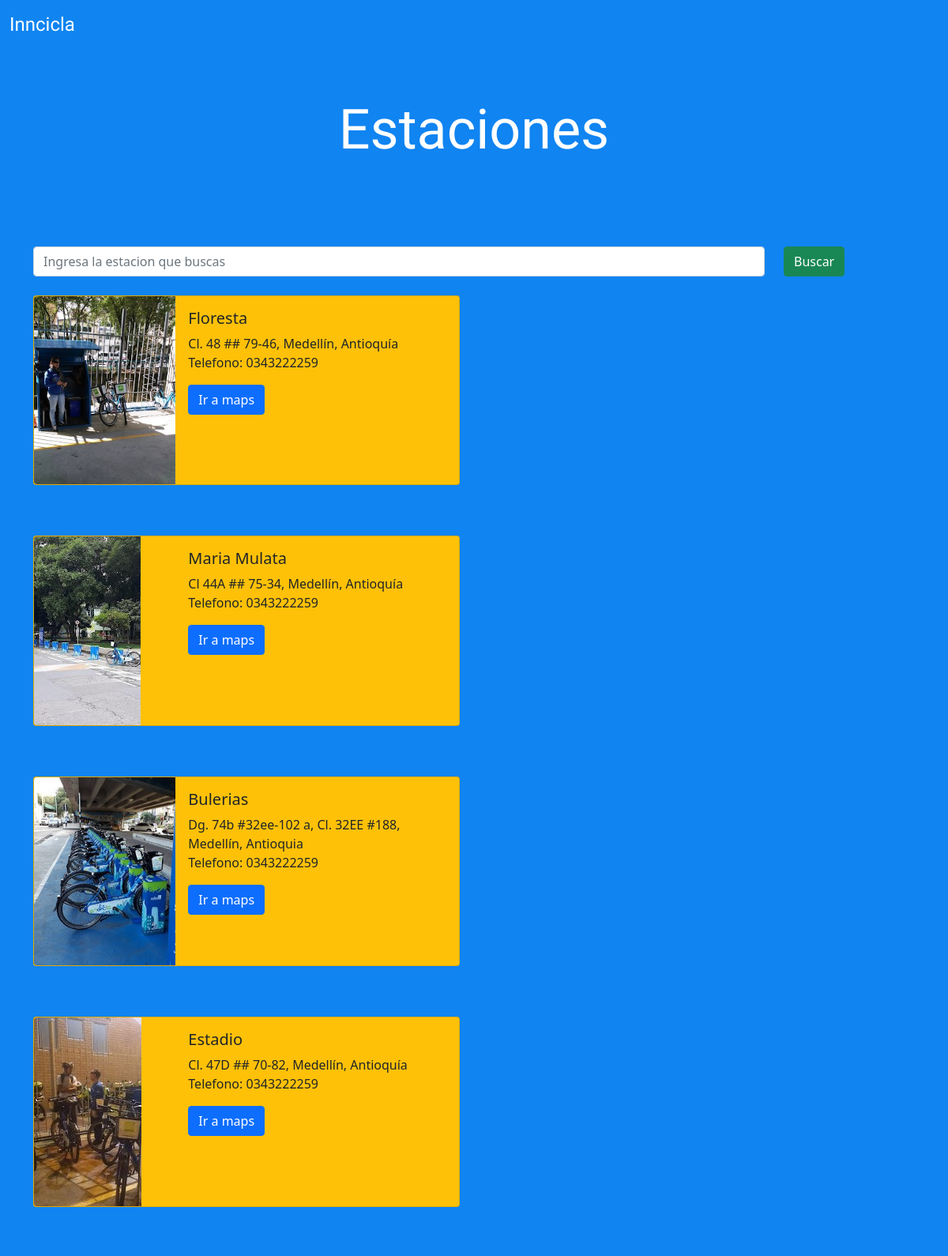
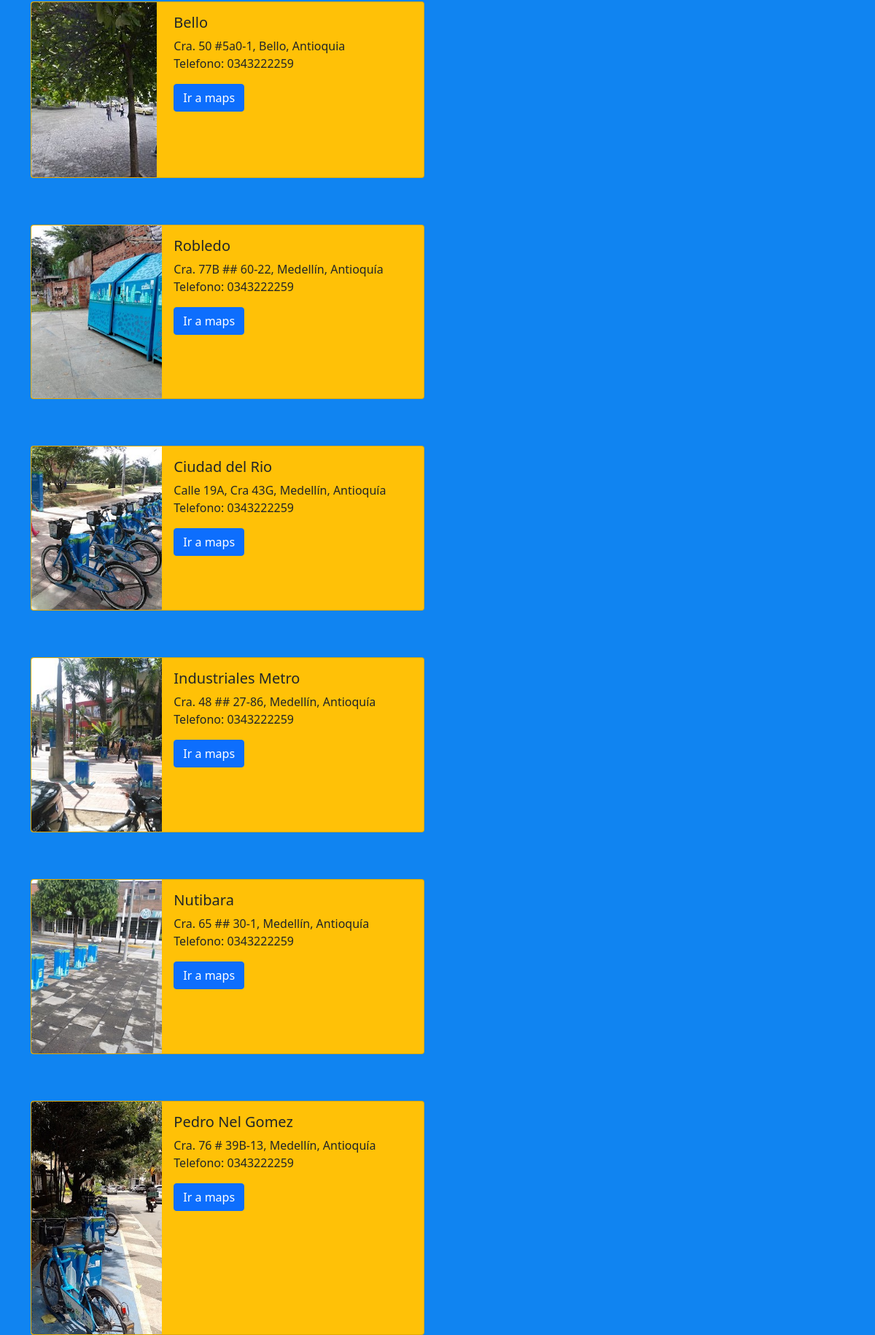
The page /estaciones/ (upper part) on the database its author committed (2 pictures, top to bottom).
### InnciclaApp/models.py (models this page shows)
class Estacion(models.Model):
    nombre = models.CharField(max_length=30)
    direccion = models.CharField(max_length=200)
    telefono = models.CharField(max_length=30)
    maps = models.URLField(max_length = 200)
    image = models.CharField(max_length = 200, default = "css/images/floresta.jpg")

### InnciclaApp/views.py (the view)
# urls.py: path('estaciones/', views.estaciones, name="estaciones"),
def estaciones(request):
    estaciones = Estacion.objects.all()
    context = {
        "estaciones" : estaciones,
    }
    return render(request,"InnciclaApp/estaciones.html", context)

### InnciclaApp/templates/InnciclaApp/estaciones.html (shortened to what this page needs)
{% extends 'InnciclaApp/base.html' %}
{% load static %}
{% block content %}
    <div class="container">
        <h1 class="color">Estaciones</h1>
        <br />
        <br />
        <form action="{% url 'busqueda' %}" method="GET">
            <div class="row">
                <div class="col col-lg-10">
                    <input name="q" class="form-control me-2" type="search" placeholder="Ingresa la estacion que buscas" aria-label="Search">
                </div>
                <div class="col col-lg-1">
                    <button class="btn btn-success" type="submit">Buscar</button>
                </div>
            </div>
        </form>
        <br />
        {% for estacion in estaciones %}
        <div class="row">
            <div class="container-fluid">
                <div class="card bg-warning mb-3" style="max-width: 540px;">
                    <div class="row g-0">
                        <div class="col-sm-4">
                            <img src="{{ estacion.image }}"
                                 class="img-fluid rounded-start"
                                 alt="...">
                        </div>
                        <div class="col-sm-8">
                            <div class="card-body">
                                <h5 class="card-title">{{ estacion.nombre }}</h5>
                                <p class="card-text">
                                    {{ estacion.direccion }}<br/>
                                    Telefono: {{ estacion.telefono }}
                                </p>
                                <a href="{{ estacion.maps }}" class="btn btn-primary">Ir a maps</a>
                            </div>
                        </div>
                    </div>
                </div>
            </div>
        </div>
        <br />
        <br />
        {% endfor %}
    <br />
    <br />
{% endblock %}

### InnciclaApp/static/css/inicio.css (style rules this page uses)
a:link { text-decoration: none; color:white; }
.color { color:white; text-align: center; padding-top: 60px; padding-bottom: 50px; font-size: 70px; font-family: 'Preahvihear', sans-serif; }

### rows shown on the page
Estacion: image (picture), nombre "Floresta", direccion "Cl. 48 ## 79-46, Medellín, Antioquía", telefono "0343222259"
Estacion: image (picture), nombre "Maria Mulata", direccion "Cl 44A ## 75-34, Medellín, Antioquía", telefono "0343222259"
Estacion: image (picture), nombre "Bulerias", direccion "Dg. 74b #32ee-102 a, Cl. 32EE #188, Medellín, Antioquia", telefono "0343222259"
Estacion: image (picture), nombre "Estadio", direccion "Cl. 47D ## 70-82, Medellín, Antioquía", telefono "0343222259"
Estacion: image (picture), nombre "Bello", direccion "Cra. 50 #5a0-1, Bello, Antioquia", telefono "0343222259"
Estacion: image (picture), nombre "Robledo", direccion "Cra. 77B ## 60-22, Medellín, Antioquía", telefono "0343222259"
Estacion: image (picture), nombre "Ciudad del Rio", direccion "Calle 19A, Cra 43G, Medellín, Antioquía", telefono "0343222259"
Estacion: image (picture), nombre "Industriales Metro", direccion "Cra. 48 ## 27-86, Medellín, Antioquía", telefono "0343222259"
Estacion: image (picture), nombre "Nutibara", direccion "Cra. 65 ## 30-1, Medellín, Antioquía", telefono "0343222259"
Estacion: image (picture), nombre "Pedro Nel Gomez", direccion "Cra. 76 # 39B-13, Medellín, Antioquía", telefono "0343222259"
